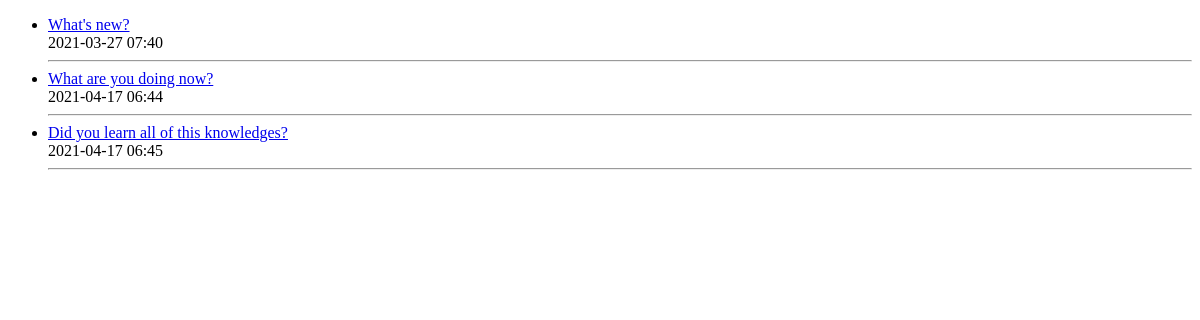
The page /polls/questions on the database as committed earlier.
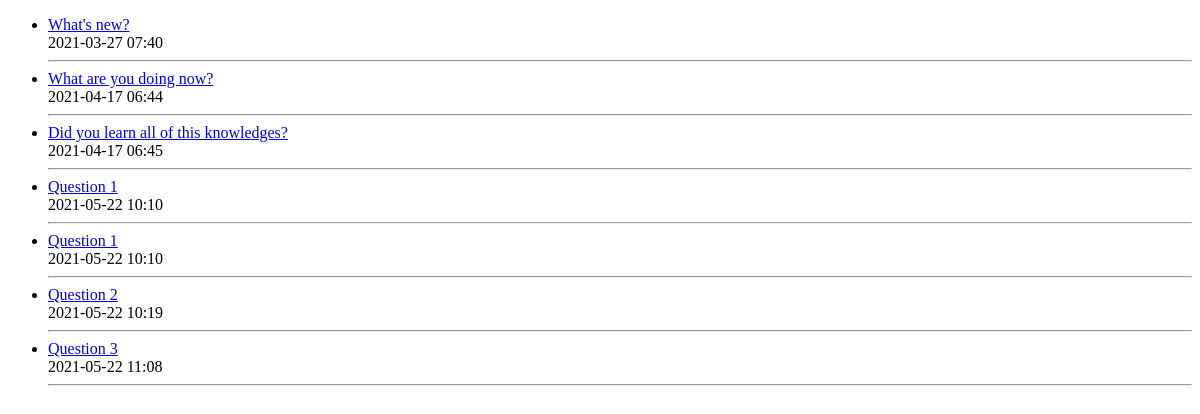
The same page on the database as committed later.
### polls/models.py (models this page shows, shortened)
class Question(models.Model):
    question_text = models.CharField(max_length=200)
    pub_date = models.DateTimeField('date published')

### polls/views.py (the view)
# urls.py: path('questions', views.show_questions, name = "questions"),
def show_questions(request):
	questions = Question.objects.all()
	return render(
		request,
		"polls/questions.html",
		{
			"questions":questions,
		}
		)

### polls/templates/polls/questions.html (shortened to what this page needs)
<!DOCTYPE html>
<html lang="en">
<head>
</head>
<body>
	<ul>
		{% for question in questions %}
		<li><a href={% url "question" question.id %}>{{ question.question_text }}</a><br> {{question.pub_date|date:"Y-m-d H:i"}}
		</li>
		<hr>
		{% endfor %}
	</ul>
</body>
</html>

Rows that differ between the two databases and show on the page:
added Question: question_text "Question 1", pub_date "2021-05-22 10:10"
added Question: question_text "Question 1", pub_date "2021-05-22 10:10"
added Question: question_text "Question 2", pub_date "2021-05-22 10:19"
added Question: question_text "Question 3", pub_date "2021-05-22 11:08"
